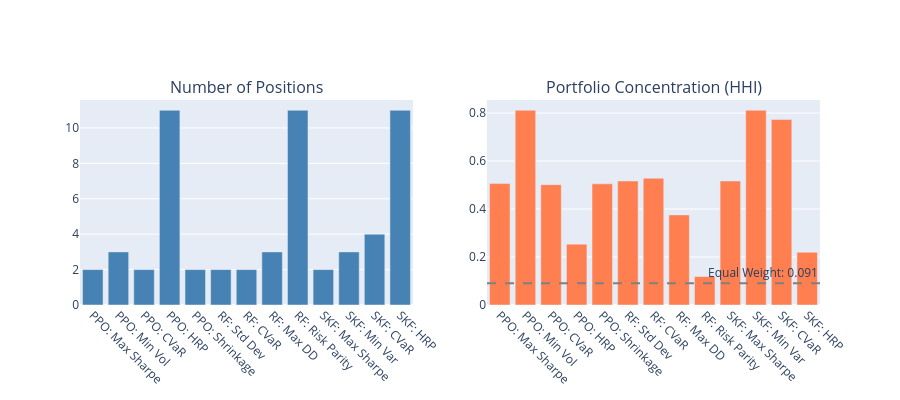

The notebook cell this image was saved under:
### Markdown cell above
### Populate Position-Count and HHI Traces

### Code cell
fig.add_bar(
    x=portfolios,
    y=conc_df["Positions"].to_list(),
    name="Positions",
    marker_color="steelblue",
    row=1,
    col=1,
)

fig.add_bar(
    x=portfolios,
    y=conc_df["HHI"].to_list(),
    name="HHI",
    marker_color="coral",
    row=1,
    col=2,
)

# Add reference line for equal weight HHI
equal_weight_hhi = 1 / num_stocks
fig.add_hline(
    y=equal_weight_hhi,
    line_dash="dash",
    line_color="gray",
    annotation_text=f"Equal Weight: {equal_weight_hhi:.3f}",
    row=1,
    col=2,
)

fig.update_layout(height=400, showlegend=False)
fig.update_xaxes(tickangle=45)
fig.show()

### Figure 1 — Plotly figure (JSON) as saved in the notebook; plotly's stock layout.template omitted (floating-point values rounded to 4 significant figures)
{"data": [{"marker": {"color": "steelblue"}, "name": "Positions", "type": "bar", "x": ["PPO: Max Sharpe", "PPO: Min Vol", "PPO: CVaR", "PPO: HRP", "PPO: Shrinkage", "RF: Std Dev", "RF: CVaR", "RF: Max DD", "RF: Risk Parity", "SKF: Max Sharpe", "SKF: Min Var", "SKF: CVaR", "SKF: HRP"], "xaxis": "x", "y": [2, 3, 2, 11, 2, 2, 2, 3, 11, 2, 3, 4, 11], "yaxis": "y"}, {"marker": {"color": "coral"}, "name": "HHI", "type": "bar", "x": ["PPO: Max Sharpe", "PPO: Min Vol", "PPO: CVaR", "PPO: HRP", "PPO: Shrinkage", "RF: Std Dev", "RF: CVaR", "RF: Max DD", "RF: Risk Parity", "SKF: Max Sharpe", "SKF: Min Var", "SKF: CVaR", "SKF: HRP"], "xaxis": "x2", "y": [0.506, 0.8117, 0.5016, 0.2537, 0.5051, 0.5169, 0.5283, 0.3757, 0.1187, 0.5169, 0.8118, 0.773, 0.22], "yaxis": "y2"}], "layout": {"annotations": [{"font": {"size": 16}, "showarrow": false, "text": "Number of Positions", "x": 0.225, "xanchor": "center", "xref": "paper", "y": 1.0, "yanchor": "bottom", "yref": "paper"}, {"font": {"size": 16}, "showarrow": false, "text": "Portfolio Concentration (HHI)", "x": 0.775, "xanchor": "center", "xref": "paper", "y": 1.0, "yanchor": "bottom", "yref": "paper"}, {"showarrow": false, "text": "Equal Weight: 0.091", "x": 1, "xanchor": "right", "xref": "x2 domain", "y": 0.09091, "yanchor": "bottom", "yref": "y2"}], "height": 400, "shapes": [{"line": {"color": "gray", "dash": "dash"}, "type": "line", "x0": 0, "x1": 1, "xref": "x2 domain", "y0": 0.09091, "y1": 0.09091, "yref": "y2"}], "showlegend": false, "xaxis": {"anchor": "y", "domain": [0.0, 0.45], "tickangle": 45}, "xaxis2": {"anchor": "y2", "domain": [0.55, 1.0], "tickangle": 45}, "yaxis": {"anchor": "x", "domain": [0.0, 1.0]}, "yaxis2": {"anchor": "x2", "domain": [0.0, 1.0]}}}
